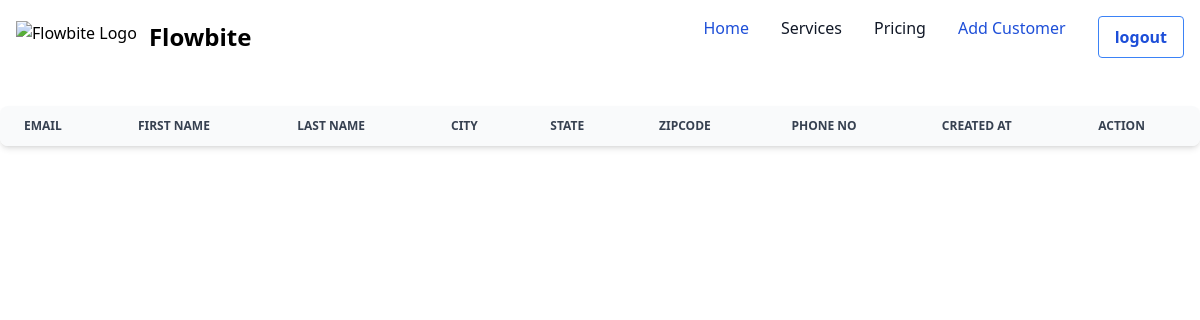
/home/ (signed in), run on an earlier commit of the app's database.
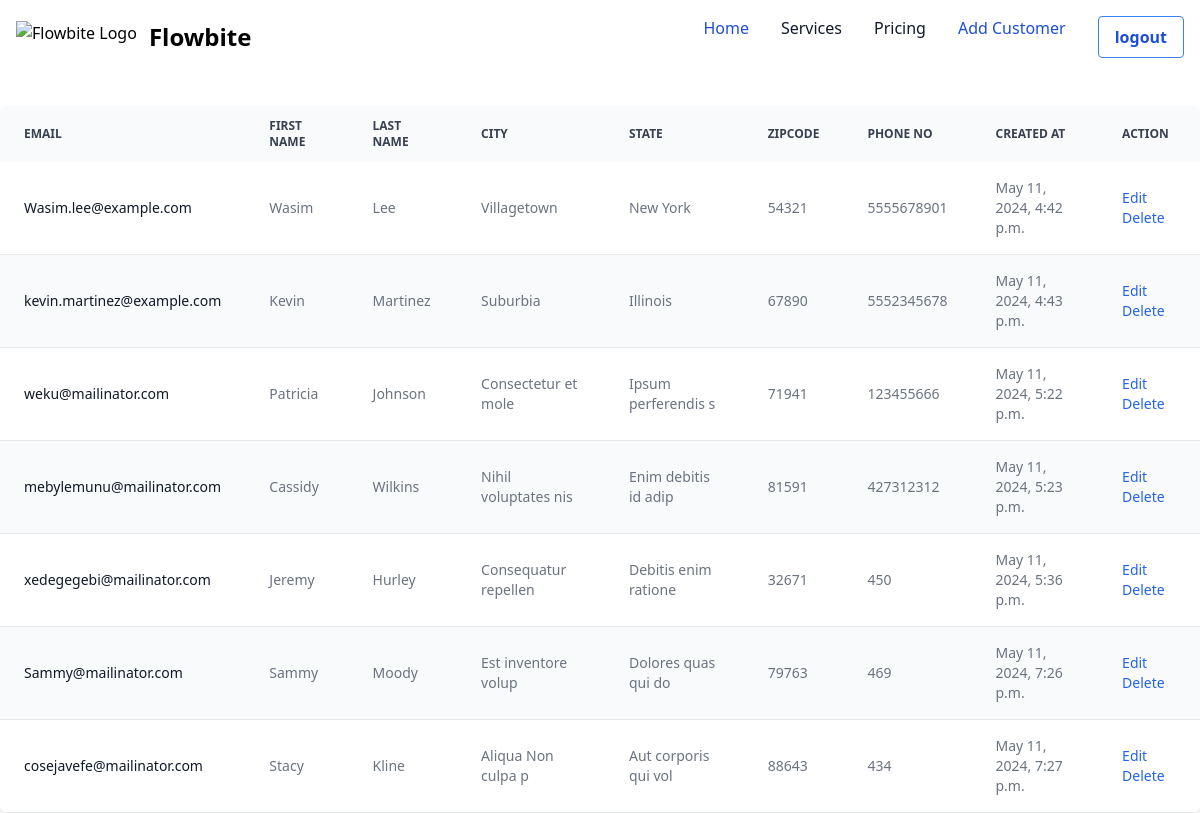
And on a later commit of the database.
### core/models.py (models this page shows, shortened)
class Record(models.Model):
    created_at=models.DateTimeField(auto_now_add=True)
    first_name=models.CharField(max_length=50)
    last_name=models.CharField(max_length=50)
    address=models.CharField(max_length=100)
    email=models.EmailField()
    phone=models.PositiveBigIntegerField(null=True)
    city=models.CharField(max_length=30)
    state=models.CharField(max_length=40)
    zipcode=models.PositiveIntegerField(null=True)

### core/views.py (the view)
# urls.py: path("home/",home,name="home"),
def home(request):
    records=Record.objects.all()
    context={"records":records}
    return render(request,"home.html",context)

### templates/home.html
{% extends 'main.html' %}
{% block content %}
{% if user.is_authenticated %}
<div class="mt-8">
  <div class="relative overflow-x-auto shadow-md sm:rounded-lg">
    <table class="w-full text-sm text-left rtl:text-right text-gray-500 dark:text-gray-400">
        <thead class="text-xs text-gray-700 uppercase bg-gray-50 dark:bg-gray-700 dark:text-gray-400">
            <tr>
                <th scope="col" class="px-6 py-3">
                    Email
                </th>
                <th scope="col" class="px-6 py-3">
                    First Name
                </th>
                <th scope="col" class="px-6 py-3">
                    Last Name
                </th>
                <th scope="col" class="px-6 py-3">
                    City
                </th>
                <th scope="col" class="px-6 py-3">
                    State
                </th>
                <th scope="col" class="px-6 py-3">
                    Zipcode
                </th>
                <th scope="col" class="px-6 py-3">
                    Phone No
                </th>
                <th scope="col" class="px-6 py-3">
                    Created At
                </th>
                <th scope="col" class="px-6 py-3">
                    Action
                </th>
            </tr>
        </thead>
        <tbody>
            {% for record in records %}
            <tr class="odd:bg-white odd:dark:bg-gray-900 even:bg-gray-50 even:dark:bg-gray-800 border-b dark:border-gray-700">
                <th scope="row" class="px-6 py-4 font-medium text-gray-900 whitespace-nowrap dark:text-white">
                    <a href="{% url 'singledetail' record.id %}">{{ record.email }}</a>
                </th>
                <td class="px-6 py-4">
                    {{ record.first_name }}
                </td>
                <td class="px-6 py-4">
                    {{ record.last_name }}
                </td>
                <td class="px-6 py-4">
                    {{ record.city }}
                </td>
                <td class="px-6 py-4">
                    {{ record.state }}
                </td>
                <td class="px-6 py-4">
                    {{ record.zipcode }}
                </td>
                <td class="px-6 py-4">
                    {{ record.phone }}
                </td>
                <td class="px-6 py-4">
                    {{ record.created_at }}
                </td>
                <td class="px-6 py-4">
                    <a href="{% url 'edit' record.id %}" class="font-medium text-blue-600 dark:text-blue-500 hover:underline">Edit</a>&nbsp;
                    <a href="{% url 'delete' record.id %}" class="font-medium text-blue-600 dark:text-blue-500 hover:underline">Delete</a>
                </td>
            </tr>
            {% endfor %}
        </tbody>
    </table>
  </div>
</div>
{% endif %}
{% endblock %}

### templates/main.html (shortened to what this page needs)
<!DOCTYPE html>
<html lang="en">
<head>
    <script src="https://cdn.tailwindcss.com"></script>
</head>
{% include "navbar.html" %}
<body>
    {% block content %}{% endblock %}
</body>
</html>

### templates/navbar.html (shortened to what this page needs)
<nav class="bg-white border-gray-200 dark:bg-gray-900 dark:border-gray-700">
    <div class="max-w-screen-xl flex flex-wrap items-center justify-between mx-auto p-4">
      {% if user.is_authenticated %}
      <a href="{% url 'home' %}" class="flex items-center space-x-3 rtl:space-x-reverse">
          <img src="https://flowbite.com/docs/images/logo.svg" class="h-8" alt="Flowbite Logo" />
          <span class="self-center text-2xl font-semibold whitespace-nowrap dark:text-white">Flowbite</span>
      </a>
      {% else %}
      <a href="{% url 'login' %}" class="flex items-center space-x-3 rtl:space-x-reverse">
        <img src="https://flowbite.com/docs/images/logo.svg" class="h-8" alt="Flowbite Logo" />
        <span class="self-center text-2xl font-semibold whitespace-nowrap dark:text-white">Flowbite</span>
    </a>
    {% endif %}
      <div class="hidden w-full md:block md:w-auto" id="navbar-dropdown">
        <ul class="flex flex-col font-medium p-4 md:p-0 mt-4 border border-gray-100 rounded-lg bg-gray-50 md:space-x-8 rtl:space-x-reverse md:flex-row md:mt-0 md:border-0 md:bg-white dark:bg-gray-800 md:dark:bg-gray-900 dark:border-gray-700">
          <li>
            {% if user.is_authenticated %}
              <a href="{% url 'home' %}" class="block py-2 px-3 text-white bg-blue-700 rounded md:bg-transparent md:text-blue-700 md:p-0 md:dark:text-blue-500 dark:bg-blue-600 md:dark:bg-transparent" aria-current="page">Home</a>
            {% else %}
              <a href="{% url 'login' %}" class="block py-2 px-3 text-white bg-blue-700 rounded md:bg-transparent md:text-blue-700 md:p-0 md:dark:text-blue-500 dark:bg-blue-600 md:dark:bg-transparent" aria-current="page">Home</a>
            {% endif %}
          </li>
          <li>
            <a href="#" class="block py-2 px-3 text-gray-900 rounded hover:bg-gray-100 md:hover:bg-transparent md:border-0 md:hover:text-blue-700 md:p-0 dark:text-white md:dark:hover:text-blue-500 dark:hover:bg-gray-700 dark:hover:text-white md:dark:hover:bg-transparent">Services</a>
          </li>
          <li>
            <a href="#" class="block py-2 px-3 text-gray-900 rounded hover:bg-gray-100 md:hover:bg-transparent md:border-0 md:hover:text-blue-700 md:p-0 dark:text-white md:dark:hover:text-blue-500 dark:hover:bg-gray-700 dark:hover:text-white md:dark:hover:bg-transparent">Pricing</a>
          </li>
          {% if user.is_authenticated %}
          <li>
            <a href="{% url 'addinfo' %}"class="block py-2 px-3 text-white bg-blue-700 rounded md:bg-transparent md:text-blue-700 md:p-0 md:dark:text-blue-500 dark:bg-blue-600 md:dark:bg-transparent" aria-current="page">Add Customer</a>
          </li>
          <li>
              {% include 'logout.html' %}
            {% endif %}
          </li>
        </ul>
      </div>
    </div>
  </nav>

### templates/logout.html (shortened to what this page needs)
<form action="{% url 'logout' %}" method="POST">
    <button class="bg-transparent hover:bg-blue-500 text-blue-700 font-semibold hover:text-white py-2 px-4 border border-blue-500 hover:border-transparent rounded" type="submit">
        logout
    </button>
</form>

What changed in the data, as far as the page shows it:
added Record: email "Wasim.lee@example.com", first_name "Wasim", last_name "Lee", city "Villagetown", state "New York", zipcode "54321", phone "5555678901", created_at "May 11, 2024, 4:42 p.m."
added Record: email "kevin.martinez@example.com", first_name "Kevin", last_name "Martinez", city "Suburbia", state "Illinois", zipcode "67890", phone "5552345678", created_at "May 11, 2024, 4:43 p.m."
added Record: email "weku@mailinator.com", first_name "Patricia", last_name "Johnson", city "Consectetur et mole", state "Ipsum perferendis s", zipcode "71941", phone "123455666", created_at "May 11, 2024, 5:22 p.m."
added Record: email "mebylemunu@mailinator.com", first_name "Cassidy", last_name "Wilkins", city "Nihil voluptates nis", state "Enim debitis id adip", zipcode "81591", phone "427312312", created_at "May 11, 2024, 5:23 p.m."
added Record: email "xedegegebi@mailinator.com", first_name "Jeremy", last_name "Hurley", city "Consequatur repellen", state "Debitis enim ratione", zipcode "32671", phone "450", created_at "May 11, 2024, 5:36 p.m."
added Record: email "Sammy@mailinator.com", first_name "Sammy", last_name "Moody", city "Est inventore volup", state "Dolores quas qui do", zipcode "79763", phone "469", created_at "May 11, 2024, 7:26 p.m."
added Record: email "cosejavefe@mailinator.com", first_name "Stacy", last_name "Kline", city "Aliqua Non culpa p", state "Aut corporis qui vol", zipcode "88643", phone "434", created_at "May 11, 2024, 7:27 p.m."
